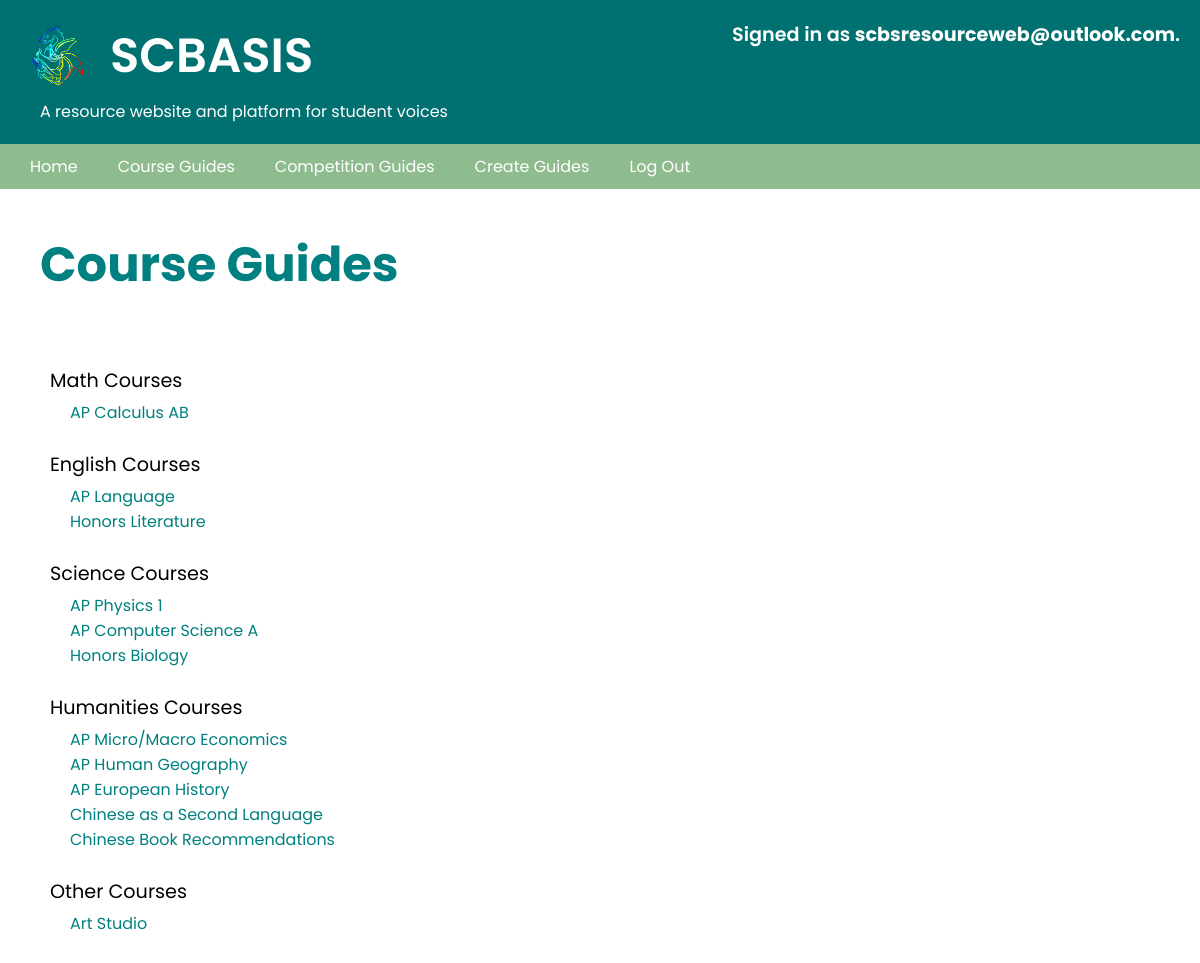
Page /course_guides (signed in) on the committed database.
### SCBASIS/models.py (models this page shows, shortened)
class User(AbstractUser):
    pass

class Courses(models.Model):
    name_of_course = models.CharField(max_length=32)
    course_description = models.FileField(upload_to='course_guides')
    editor = models.ForeignKey(User, on_delete = models.CASCADE, related_name="courses", default = None)
    author = models.CharField(max_length=50, null=True, blank=True)
    date_created = models.DateTimeField(auto_now_add=True, auto_now = False, blank=True)
    course_category = models.CharField(max_length=50)
    url_of_image = models.CharField(max_length=800)
    viewable = models.BooleanField(default=True, blank=True, null=True)

### SCBASIS/views.py (the view)
# urls.py: path("course_guides", views.course_guides, name="course_guides"),
def course_guides(request):
    math_courses = Courses.objects.filter(course_category="Math").filter(viewable=True)
    english_courses = Courses.objects.filter(course_category="English").filter(
        viewable=True
    )
    science_courses = Courses.objects.filter(course_category="Science").filter(
        viewable=True
    )
    humanities_courses = Courses.objects.filter(course_category="Humanities").filter(
        viewable=True
    )
    other_courses = Courses.objects.filter(course_category="Others").filter(
        viewable=True
    )
    return render(
        request,
        "scbasis/course_guides.html",
        {
            "math_courses": math_courses,
            "english_courses": english_courses,
            "science_courses": science_courses,
            "humanities_courses": humanities_courses,
            "other_courses": other_courses,
        },
    )

### SCBASIS/templates/scbasis/course_guides.html
{% extends "scbasis/layout.html" %}
{% block body %}
{% load static %}
<link rel="stylesheet" type="text/css" href="{% static 'scbasis/course_and_competition_page/styles.css' %}">
        <h2 id='heading'>Course Guides</h2>
        <br>
        <div class = "container">
        <label>Math Courses</label>
            <ul class="course_list">
            {% for course in math_courses %}
                <a href="{% url 'display_courses' course.id %}">
                <li class="course_name">{{course.name_of_course}}</li>
                </a>
            {% endfor %}
            </ul>
        <br>
        <label>English Courses</label>
            <ul class="course_list">
            {% for course in english_courses %}
                <a href="{% url 'display_courses' course.id %}">
                <li class="course_name">{{course.name_of_course}}</li>
                </a>
            {% endfor %}
            </ul>
        <br>
        <label>Science Courses</label>
            <ul class="course_list">
        {% for course in science_courses %}
            <a href="{% url 'display_courses' course.id %}">
            <li class="course_name">{{course.name_of_course}}</li>
            </a>
        {% endfor %}
            </ul>
        <br>
        <label>Humanities Courses</label>
            <ul class="course_list">
        {% for course in humanities_courses %}
            <a href="{% url 'display_courses' course.id %}">
            <li class="course_name">{{course.name_of_course}}</li>
            </a>
        {% endfor %}
            </ul>
        <br>
        <label>Other Courses</label>
            <ul class="course_list">
        {% for course in other_courses %}
            <a href="{% url 'display_courses' course.id %}">
            <li class="course_name">{{course.name_of_course}}</li>
            </a>
        {% endfor %}
            </ul>
        <br>
    </div>
{% endblock %}

### SCBASIS/templates/scbasis/layout.html (shortened to what this page needs)
{% load static %}
<!DOCTYPE html>
<html lang="en">
    <head>
        <link href="{% static 'scbasis/layout_page/styles.css' %}" rel="stylesheet">
    </head>
    <body>
            <header>
                <section class="text">
                    <div class='row'>
                        <img class="scbasis" src="{% static 'scbasis/layout_page/SCBASIS.png'%}">
                        <h1 id="scbasis-title">SCBASIS</h1>
                    </div>
                    <h4>A resource website and platform for student voices</h4>
                    <div id="username-info">
                        {% if user.is_authenticated %}
                            Signed in as <strong>{{ user.username }}</strong>.
                        {% else %}
                            Not signed in.
                        {% endif %}
                    </div>
                </section>
            </header>
            <ul class="nav">
                    <li class="nav-item">
                        <a class="nav-link" href="{% url 'index' %}">Home</a>
                    </li>
                    <li class="nav-item">
                        <a class="nav-link" href="{% url 'course_guides'%}">Course Guides</a>
                    </li>
                    <li class="nav-item">
                        <a class="nav-link" href="{% url 'competition_guides' %}">Competition Guides</a>
                    </li>
                {% if user.is_authenticated %}
                    <li class="nav-item">
                        <a class="nav-link" href="{% url 'create_guides' %}">Create Guides</a>
                    </li>
                    <li class="nav-item">
                        <a class="nav-link" href="{% url 'logout' %}">Log Out</a>
                    </li>
                {% endif %}
            </ul>
        {% block body %}
        {% endblock %}
    </body>
</html>

### SCBASIS/static/scbasis/layout_page/styles.css (style rules this page uses)
* { margin: 0; padding: 0; box-sizing: border-box; font-family: 'Poppins', sans-serif; }
header { background-color: #007071; }
.scbasis { float: left; max-height: 70px; margin-right: 20px; }
.text { padding: 20px; }
.row { display: inline-block; }
#scbasis-title { font-size: 3em; font-weight: 600; color: white; float: right; }
#heading { margin-top: 40px; margin-left: 100px; margin-right: 10px; margin-bottom: 40px; color: teal; font-size: 3em; }
h4 { font-size: 1em; color: white; font-weight: 400; margin-left: 20px; }
label { margin-bottom: 5px; font-weight: 400; font-size: 1.2em; display: block; }
#username-info { font-size: 1.2em; font-weight: 600; position: absolute; top: 20px; right: 20px; z-index: 11; color: white; }
.nav { list-style-type: none; margin: 0; padding: 10px; overflow: hidden; background-color: darkseagreen; }
.nav-item { float: left; }
.nav-link { color: white; text-align: center; padding: 14px 20px; text-decoration: none; }

### SCBASIS/static/scbasis/course_and_competition_page/styles.css (style rules this page uses)
#heading { margin-left: 40px ; }
.container { padding-left: 50px; padding-left: 50px; margin-bottom: 50px; }
.course_list { list-style-type: none; margin: 0; padding: 0; }
.course_name { display: block; color: teal; font-size: 1em; text-decoration: none; margin-left: 20px; }
a { text-decoration: none; }

### rows in the picture
User: username "scbsresourceweb@outlook.com"
Courses: name_of_course "AP Calculus AB"
Courses: name_of_course "AP Language"
Courses: name_of_course "Honors Literature"
Courses: name_of_course "AP Physics 1"
Courses: name_of_course "AP Computer Science A"
Courses: name_of_course "Honors Biology"
Courses: name_of_course "AP Micro/Macro Economics"
Courses: name_of_course "AP Human Geography"
Courses: name_of_course "AP European History"
Courses: name_of_course "Chinese as a Second Language"
Courses: name_of_course "Chinese Book Recommendations"
Courses: name_of_course "Art Studio"
